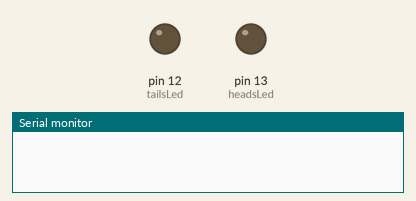
Recording of a sketch running on a simulated Arduino Uno, built with avr-gcc and run on an emulated ATmega328P. Parts: output pins drawn as LEDs (lit = HIGH), the last lines printed to the serial monitor. Random numbers use the default seed unless the sketch sets one.

Above: at 1.0 s.
At 12.34 s:
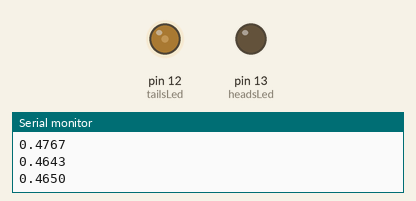
At 33.92 s:
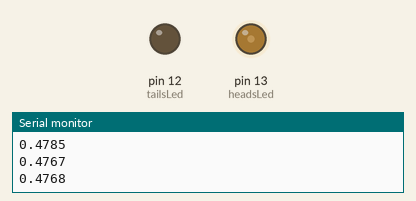
Timing chart, 0 to 40.0 s (numbered marks = the images above):
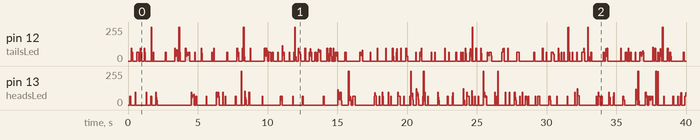

The sketch:

coinFlip.ino
```cpp
/* Example from Chapter 4 of 'Beginning C in Arduino' book.

Simulate a coin flip and display by turning on red LED for heads and green LED for tails.
Turn off both for a few seconds, then turn on the appropriate LED based on random number
generator.  Assume odd number is heads and even numbers is tails.

I added counters to track how random the flips are and plot the percentage of heads on the Serial Plotter.

*/

#define headsLed 13
#define tailsLed 12
#define delayPeriod 10
#define lightPeriod 5

long randNumber;
bool flippedHeads;
long numHeads = 0L;
long numTails = 0L;
int passes = 0;
long totHeads = 0l;
long totTails = 0L;

void setup() {
  // initialize serial port for troubleshooting
  Serial.begin(9600);
  if (!Serial) {
    ;
  }

  pinMode(headsLed, OUTPUT);
  pinMode(tailsLed, OUTPUT);

  randomSeed(analogRead(0));  // set randomSeed by input reading voltage on pin 0 and mapping it to a number between 0 and 1023
}

void loop() {

  randNumber = random(1, 1000001);  // generate random number between 1 and 1,000,000
  flippedHeads = (randNumber % 2);  //

  if (flippedHeads) {
    numHeads++;
    totHeads++;
    digitalWrite(headsLed, HIGH);
    digitalWrite(tailsLed, LOW);
    delay(lightPeriod);
  } else {
    numTails++;
    totTails++;
    digitalWrite(headsLed, LOW);
    digitalWrite(tailsLed, HIGH);
    delay(lightPeriod);
  }

  digitalWrite(headsLed, LOW);
  digitalWrite(tailsLed, LOW);
  delay(delayPeriod);

  passes++;

  if (passes % 100 == 0) {
    // Serial.print("Heads = ");
    // Serial.println(numHeads);
    // Serial.print("\tTails = ");
    // Serial.println(numTails);
    // Serial.print("\tTotal Heads = ");
    // Serial.println(totHeads);
    // Serial.print("\tTotal Tails = ");
    // Serial.println(totTails);
    Serial.println((float(totHeads)) / (totHeads + totTails), 4);

    numHeads = 0;
    numTails = 0;
    passes = 0;
  }
}
```
